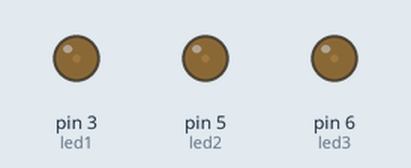
Bench run of a sketch on a simulated Arduino Uno, built with avr-gcc and run on an emulated ATmega328P. Shown: output pins drawn as LEDs (lit = HIGH).

Above: at 0.15 s.
At 6.66 s:
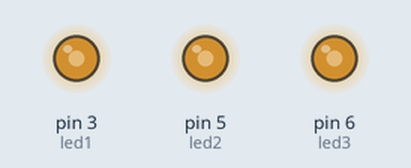
At 13.0 s:
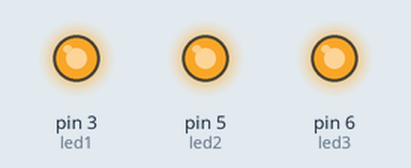
At 26.6 s:
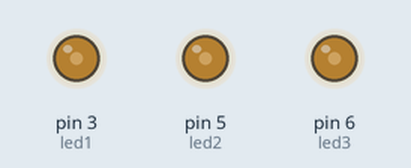
Timing chart, 0 to 26.7 s (numbered marks = the images above):
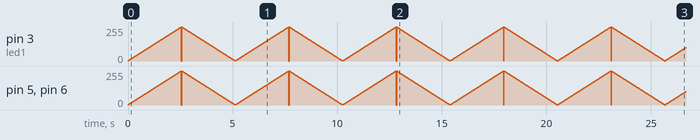

The sketch:

sketch_led_analog.ino
```cpp
const int led1=3;
const int led2=5;
const int led3=6;

int brightness =0;
int increment = 1;

void setup()
{
//  pinMode(led1,OUTPUT);
//  pinMode(led2,OUTPUT);
//  pinMode(led3,OUTPUT);
}

void loop(){

  if(brightness > 255)
  {
    increment = -1;
  }
  else if(brightness < 1)
  {
    increment = 1;
  }

  brightness = brightness + increment;


  analogWrite(led1,brightness);
  analogWrite(led2,brightness);
  analogWrite(led3,brightness);

  delay(10);
}

void blinkALlOn()
{
    digitalWrite(led1,HIGH);
    digitalWrite(led2,HIGH);
    digitalWrite(led3,HIGH);
    delay(1000);
    digitalWrite(led1,LOW);
    digitalWrite(led2,LOW);
    digitalWrite(led3,LOW);
    delay(1000);

}

void blinkLED(int pin,int duration)
{
//  for(int i=0;i<5;i++)
//  {
    digitalWrite(pin,HIGH);
    delay(duration);
    digitalWrite(pin,LOW);
    delay(duration);
//  }
}
```
